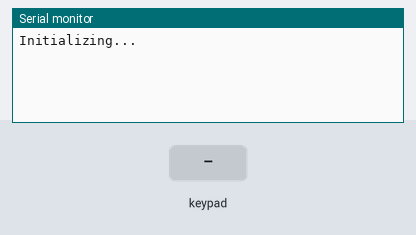
Simulated run of this sketch. Board: ESP32. Parts: the last lines printed to the serial monitor. The test bench sets the inputs (shaded band).

Above: at 1.2 s.
1.3 s: key '1' pressed
At 1.7 s:
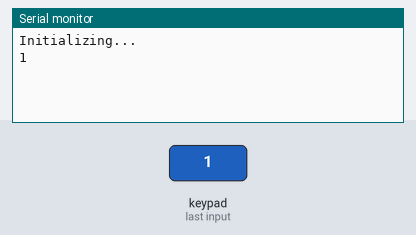
2.8 s: keypad keys 1 3 1 2 1 4 2 7 # pressed 0.4 s apart
At 6.6 s:
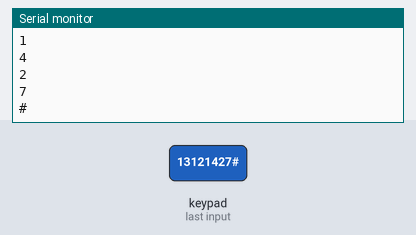
7.9 s: key '*' pressed
At 9.0 s:
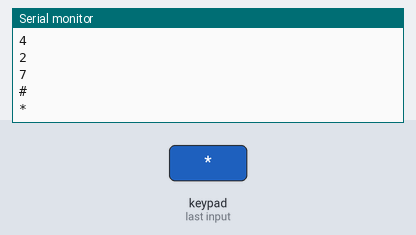
9.4 s: keypad keys 2 6 2 5 3 3 pressed 0.4 s apart
At 12.9 s:
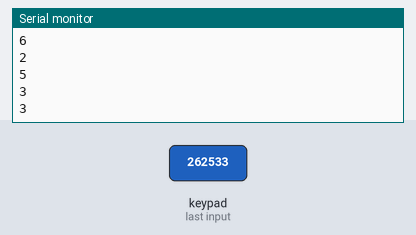
Timing chart, 0 to 14.3 s (numbered marks = the images above; inputs shaded):
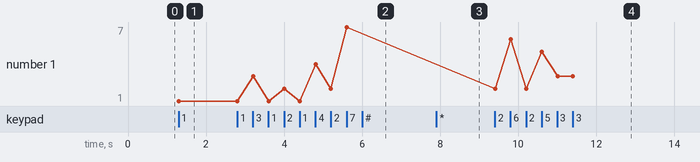

The sketch:

esp32_keypad_4x3.ino
```cpp
#include <Keypad.h>

// install library: Keypad by Mark Stanley, Alexander Brevig.
//
//   1       2       3
//
//   4       5       6
//
//   7       8       9
//
//   *       0       #
//
// 1   2   3   4   5   6   7
// ☉   ☉   ☉   ☉   ☉   ☉   ☉
// C2, R1, C1, R4, C3, R3, R2
//black ------------------blue
// 25  13  26  27  33  14  12   - uC pin no


const byte ROWS = 4;
const byte COLS = 3;
char keys[ROWS][COLS] = {
  {'1','2','3'},
  {'4','5','6'},
  {'7','8','9'},
  {'*','0','#'},
};
byte rowPins[4] = {13, 12, 14, 27};   // R1, R2, R3, R4
byte colPins[3] = {26, 25, 33};       // C1, C2, C3, C4
Keypad keypad = Keypad(makeKeymap(keys), rowPins, colPins, ROWS, COLS);

void setup(){
  Serial.begin(9600);
  while (!Serial) {
    delay(20); // wait for serial port to connect. Needed for native USB port only
  }

  Serial.println("\n\nInitializing...");
}

void loop(){
  char key = keypad.getKey();

  if (key){
    Serial.println(key);
  }
}
```

Measured:
- after the input at 1.3 s, the serial monitor: prints a new line at once (image 1)
- after the input at 2.8 s, the serial monitor: prints a new line after 0.41 s (image 2)
- after the input at 7.9 s, the serial monitor: prints a new line at once (image 3)
- after the input at 9.4 s, the serial monitor: prints a new line at once (image 4)
- plotted number 1: 1 → 7 after the input at 2.8 s, 7 → 3 after the input at 9.4 s
